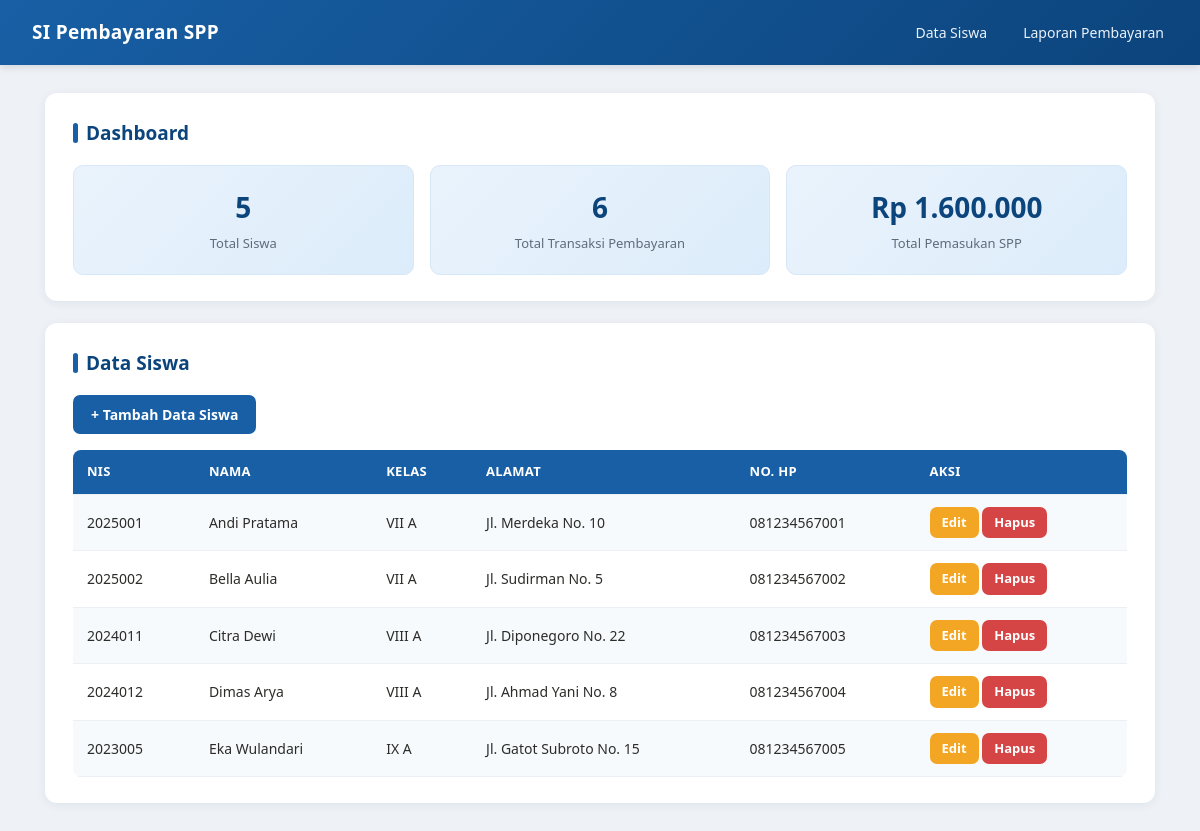
Page /app/index.php on the committed database.
### tables this page shows
CREATE TABLE siswa (
    id_siswa INT AUTO_INCREMENT PRIMARY KEY,
    nis VARCHAR(20) NOT NULL UNIQUE,
    nama VARCHAR(100) NOT NULL,
    id_kelas INT NOT NULL,
    alamat VARCHAR(200),
    no_hp VARCHAR(20),
    CONSTRAINT fk_siswa_kelas FOREIGN KEY (id_kelas)
        REFERENCES kelas(id_kelas)
        ON UPDATE CASCADE ON DELETE RESTRICT
);

CREATE TABLE kelas (
    id_kelas INT AUTO_INCREMENT PRIMARY KEY,
    nama_kelas VARCHAR(20) NOT NULL,
    tingkat VARCHAR(20) NOT NULL
);

### app/index.php (the view, shortened to what this page needs)
<?php
require "koneksi.php";
$totalSiswa = mysqli_fetch_assoc(mysqli_query($koneksi, "SELECT COUNT(*) AS total FROM siswa"))['total'];
$totalTransaksi = mysqli_fetch_assoc(mysqli_query($koneksi, "SELECT COUNT(*) AS total FROM pembayaran"))['total'];
$totalPemasukan = mysqli_fetch_assoc(mysqli_query($koneksi, "SELECT COALESCE(SUM(jumlah_bayar),0) AS total FROM pembayaran"))['total'];
$query = "SELECT s.id_siswa, s.nis, s.nama, k.nama_kelas, s.alamat, s.no_hp
          FROM siswa s
          JOIN kelas k ON s.id_kelas = k.id_kelas
          ORDER BY s.nama ASC";
$hasil = mysqli_query($koneksi, $query);
?>
<!DOCTYPE html>
<html lang="id">
<head>
<link rel="stylesheet" href="assets/css/style.css">
</head>
<body>
<div class="navbar">
    <h1>SI Pembayaran SPP</h1>
    <nav>
        <a href="index.php">Data Siswa</a>
        <a href="laporan.php">Laporan Pembayaran</a>
    </nav>
</div>
<div class="container">
    <div class="card">
        <h2>Dashboard</h2>
        <div class="stat-grid">
            <div class="stat-box">
                <div class="angka"><?= $totalSiswa ?></div>
                <div class="label">Total Siswa</div>
            </div>
            <div class="stat-box">
                <div class="angka"><?= $totalTransaksi ?></div>
                <div class="label">Total Transaksi Pembayaran</div>
            </div>
            <div class="stat-box">
                <div class="angka">Rp <?= number_format($totalPemasukan, 0, ',', '.') ?></div>
                <div class="label">Total Pemasukan SPP</div>
            </div>
        </div>
    </div>
    <div class="card">
        <h2>Data Siswa</h2>
        <a class="btn btn-primary" href="tambah.php" style="margin-bottom:16px;display:inline-block;">+ Tambah Data Siswa</a>
        <table>
            <tr>
                <th>NIS</th>
                <th>Nama</th>
                <th>Kelas</th>
                <th>Alamat</th>
                <th>No. HP</th>
                <th>Aksi</th>
            </tr>
            <?php while ($row = mysqli_fetch_assoc($hasil)): ?>
            <tr>
                <td><?= htmlspecialchars($row['nis']) ?></td>
                <td><?= htmlspecialchars($row['nama']) ?></td>
                <td><?= htmlspecialchars($row['nama_kelas']) ?></td>
                <td><?= htmlspecialchars($row['alamat']) ?></td>
                <td><?= htmlspecialchars($row['no_hp']) ?></td>
                <td>
                    <a class="btn btn-edit" href="edit.php?id=<?= $row['id_siswa'] ?>">Edit</a>
                    <a class="btn btn-hapus" href="hapus.php?id=<?= $row['id_siswa'] ?>"
                       onclick="return confirmHapus();">Hapus</a>
                </td>
            </tr>
            <?php endwhile; ?>
        </table>
    </div>
</div>
</body>
</html>

### app/assets/css/style.css (style rules this page uses)
* { box-sizing: border-box; margin: 0; padding: 0; }
body { font-family: 'Segoe UI', Roboto, Arial, sans-serif; background: #eef2f7; color: #2c2c2a; line-height: 1.5; }
.navbar { background: linear-gradient(135deg, #185fa5, #0c447c); color: #fff; padding: 18px 32px; display: flex; justify-content: space-between; align-items: center; box-shadow: 0 2px 8px rgba(0,0,0,0.12); }
.navbar h1 { font-size: 19px; font-weight: 700; letter-spacing: 0.3px; }
.navbar nav a { color: #eaf2fb; text-decoration: none; margin-left: 24px; font-size: 14px; font-weight: 500; padding: 6px 4px; border-bottom: 2px solid transparent; transition: border-color 0.15s; }
.container { max-width: 1150px; margin: 28px auto; padding: 0 20px 40px; }
.card { background: #fff; border-radius: 12px; padding: 26px 28px; margin-bottom: 22px; box-shadow: 0 2px 10px rgba(20,40,70,0.07); }
.card h2 { margin-bottom: 18px; font-size: 19px; color: #0c447c; font-weight: 700; display: flex; align-items: center; gap: 8px; }
.card h2::before { content: ""; width: 5px; height: 20px; background: #185fa5; border-radius: 3px; display: inline-block; }
.stat-grid { display: grid; grid-template-columns: repeat(auto-fit, minmax(190px, 1fr)); gap: 16px; }
.stat-box { background: linear-gradient(135deg, #eaf3fc, #dcecfa); border-radius: 10px; padding: 20px 16px; text-align: center; border: 1px solid #d6e7f8; }
.stat-box .angka { font-size: 28px; font-weight: 800; color: #0c447c; }
.stat-box .label { font-size: 13px; color: #5f6b7a; margin-top: 6px; font-weight: 500; }
table { width: 100%; border-collapse: collapse; font-size: 14px; border-radius: 8px; overflow: hidden; }
table th, table td { padding: 12px 14px; border-bottom: 1px solid #eceff3; text-align: left; }
table th { background: #185fa5; color: #fff; font-weight: 600; font-size: 13px; text-transform: uppercase; letter-spacing: 0.3px; }
table tr:nth-child(even) td { background: #f7fafd; }
.btn { display: inline-block; padding: 9px 18px; border-radius: 7px; text-decoration: none; font-size: 14px; font-weight: 600; border: none; cursor: pointer; transition: opacity 0.15s, transform 0.1s; }
.btn-primary { background: #185fa5; color: #fff; }
.btn-edit { background: #f2a623; color: #fff; padding: 6px 12px; font-size: 13px; }
.btn-hapus { background: #d64545; color: #fff; padding: 6px 12px; font-size: 13px; }

### rows in the picture
siswa: nis "2025001", nama "Andi Pratama", id_kelas.nama_kelas "VII A", alamat "Jl. Merdeka No. 10", no_hp "081234567001"
siswa: nis "2025002", nama "Bella Aulia", id_kelas.nama_kelas "VII A", alamat "Jl. Sudirman No. 5", no_hp "081234567002"
siswa: nis "2024011", nama "Citra Dewi", id_kelas.nama_kelas "VIII A", alamat "Jl. Diponegoro No. 22", no_hp "081234567003"
siswa: nis "2024012", nama "Dimas Arya", id_kelas.nama_kelas "VIII A", alamat "Jl. Ahmad Yani No. 8", no_hp "081234567004"
siswa: nis "2023005", nama "Eka Wulandari", id_kelas.nama_kelas "IX A", alamat "Jl. Gatot Subroto No. 15", no_hp "081234567005"

### other values in the picture
$totalSiswa "5"
$totalTransaksi "6"
$totalPemasukan "1.600.000"
